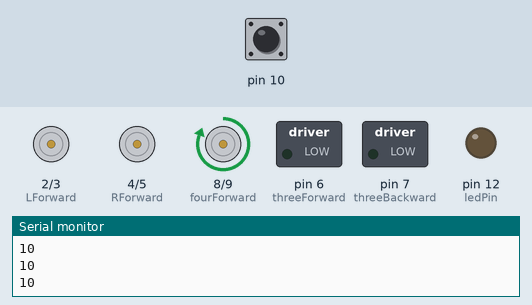
The sketch below on a simulated Arduino Uno, built with avr-gcc and run on an emulated ATmega328P. On the bench: motor-driver pin pairs drawn as motors (green arrow = first pin HIGH = forward, orange = second pin HIGH = backward, longer = more drive), switched loads named in the sketch (green lamp = pin HIGH), output pins drawn as LEDs (lit = HIGH), the last lines printed to the serial monitor. Inputs (shaded band) come from the test bench; at power-on: pin 10 HIGH. Random numbers use the default seed unless the sketch sets one. At 10.8 s the program stops and its outputs stay as they are.

Above: at 1.2 s.
1.3 s: pin 10 pulled LOW for 0.15 s
At 2.1 s:
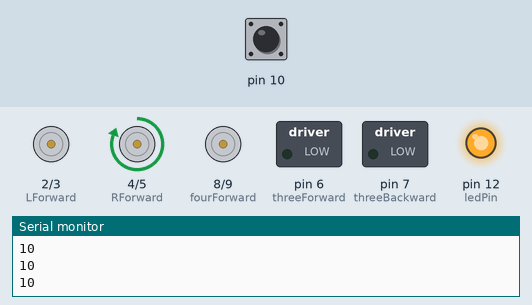
3.3 s: pin 10 pulled LOW for 1 s
At 5.3 s:
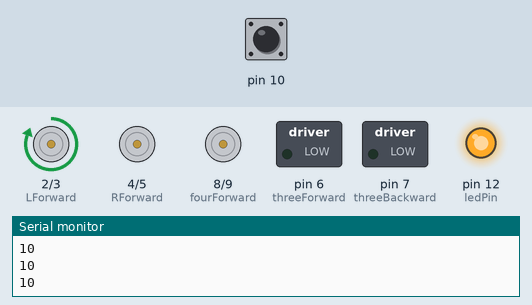
5.8 s: pin 10 pulled LOW for 0.15 s
At 6.7 s:
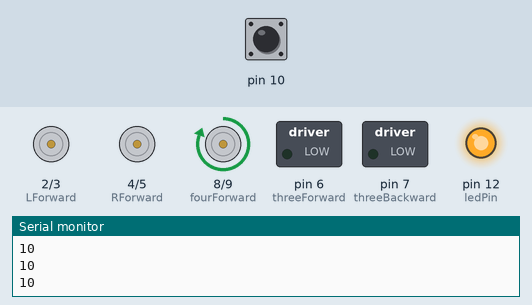
7.8 s: pin 10 pulled LOW for 3.2 s
At 9.2 s:
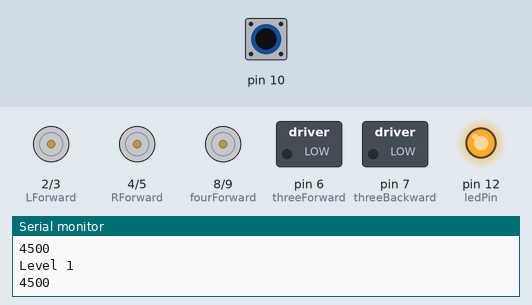
Timing chart, 0 to 12.3 s (numbered marks = the images above; inputs shaded):
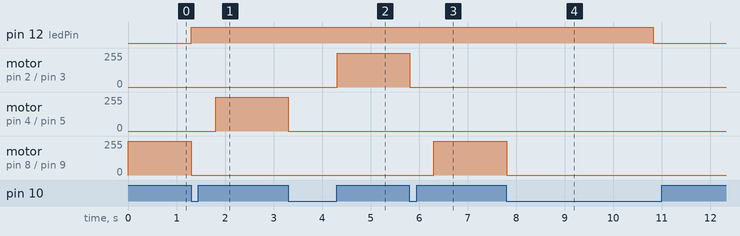

Measured:
- after the input at 1.3 s, pin 12 (ledPin): LOW → HIGH at once; motor on pin 4 (RForward) / pin 5 (RBackward): stopped → forward 255/255 after 0.50 s; motor on pin 8 (fourForward) / pin 9 (fourBackward): forward 255/255 → stopped at once
- after the input at 3.3 s, motor on pin 2 (LForward) / pin 3 (LBackward): stopped → forward 255/255 after 1.0 s; motor on pin 4 (RForward) / pin 5 (RBackward): forward 255/255 → stopped at once
- after the input at 5.8 s, motor on pin 2 (LForward) / pin 3 (LBackward): forward 255/255 → stopped at once; motor on pin 8 (fourForward) / pin 9 (fourBackward): stopped → forward 255/255 after 0.50 s
- after the input at 7.8 s, pin 12 (ledPin): HIGH → LOW after 3.0 s; motor on pin 8 (fourForward) / pin 9 (fourBackward): forward 255/255 → stopped at once

The sketch:

FinalProject.ino
```cpp
//#include <CapacitiveSensor.h>

#include <CapacitiveSensor.h>
CapacitiveSensor capSensor = CapacitiveSensor(11,10);

int threshold = -1;
const int ledPin = 12;

const int LForward = 2;
const int LBackward = 3;

const int RForward =4;
const int RBackward = 5;

const int threeForward = 6;
const int threeBackward = 7;

const int fourForward = 8;
const int fourBackward = 9;

const int iteration1[] = {2,4,6,8};

bool hasLooped = false;

long sensorValue;

int counter;

void setup() {
  // put your setup code here, to run once:
  Serial.begin(9600);
  pinMode(ledPin, OUTPUT);

  //motor code
  pinMode(LForward, OUTPUT);
  pinMode(LBackward, OUTPUT);
  pinMode(RForward, OUTPUT);
  pinMode(RBackward, OUTPUT);
  pinMode(threeForward, OUTPUT);
  pinMode(threeBackward, OUTPUT);
  pinMode(fourForward, OUTPUT);
  pinMode(fourBackward, OUTPUT);

  digitalWrite(LBackward, LOW);
  digitalWrite(RBackward, LOW);
  digitalWrite(threeBackward, LOW);
  digitalWrite(fourBackward, LOW);

  /*while(counter != 6){
    long sensorValue = capSensor.capacitiveSensor(30);
    Serial.println(sensorValue);

    /*if(sensorValue > 200){
    digitalWrite(ledPin, HIGH);
    }
    int j = rand() % 4;
    digitalWrite(iteration1[j], HIGH);
    //delay(100); //possible can get rid of this
    Serial.println(sensorValue);
    if(sensorValue <= 200){
      digitalWrite(iteration1[j],LOW);
      }
    }

    else{
      Serial.print("it's done");
      digitalWrite(ledPin, LOW);
      }

    Serial.print(counter);
    counter++;
    }*/
  }
boolean touchSensor(){
  while(true){
    long sensorValue = capSensor.capacitiveSensor(30);
    Serial.println(sensorValue);
    if(sensorValue > 200){
      break;
    }
  }
  return true;
}

void loop() {

    for (int i = 0; i < 10; i++){
      Serial.println("Level 1");
      int j = rand() % 4;
      digitalWrite(iteration1[j], HIGH);
      boolean var1 = touchSensor();
      if(var1 == true){
        digitalWrite(ledPin,HIGH);
        digitalWrite(iteration1[j],LOW);
        int j = rand() % 4;
        delay(500);
        }
    else{
      digitalWrite(ledPin,LOW);
    }
    if(i == 9){
      digitalWrite(ledPin,LOW);
      exit(0);}
    }
}
```
